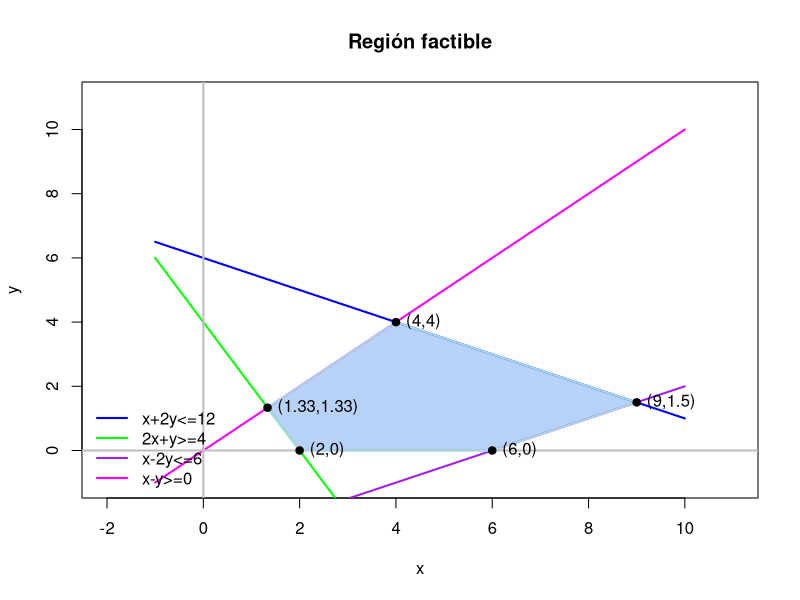

R code for this plot:
#---- Preparacion del entorno ----
rm(list = ls())
graphics.off()
cat("\014")
#---- Planteamiento ----
# Supongamos se quiere encontrar la región determinada por las rectas:
# x+2y<= 12 -> y<=(12-x)/2
# 2x+y >= 4 -> y>=4-2x
# x-2y<= 6 -> y>=(x-6)/2
# x-y >= 0 -> y<=x
#---- Definimos el intervalo de graficacion ----
a <- -1
b <- 10
paso <- 0.1
x <- seq(a,b,paso);
#---- Generacion de las rectas ----
#---- Primer Recta ----
y1 <- (12-x)/2
y2 <- 4-2*x
y3 <-(x-6)/2
y4 <- x
#---- Generamos la ventana de graficacion ----
maximo <- max(y1,y2,y3,y4)
minimo <- min(y1,y2,y3,y4)
plot(NA, 
     xlim = c(a-1, b+1), 
     ylim = c(-1, maximo+1),
     xlab = "x", ylab = "y",
     main = "Región factible")
#---- Se agregan las rectas ----
lines(x, y1, lwd=2,col= "blue")
lines(x, y2, lwd=2,col= "green")
lines(x, y3, lwd=2,col= "purple")
lines(x, y4, lwd=2,col= "magenta")
abline(h=0,lty=1,col="gray",lwd=2)
abline(v=0,lty=1,col="gray",lwd=2)
legend("bottomleft",
       legend = c("x+2y<=12",
                  "2x+y>=4",
                  "x-2y<=6",
                  "x-y>=0"),
       col= c("blue","green","purple","magenta"),
       lwd = 2, bty = "n")
#---- Determinemos los vertices ----

v1 <- c(2,0)
# L2 con L4
A1 <- matrix(c(2,1,
               1,-1),2,byrow=TRUE)
b1 <- c(4,0)
v2 <- solve(A1,b1)

# L1 con L4
A2 <- matrix(c(1,2,
               1,-1),2,byrow=TRUE)
b2 <- c(12,0)
v3 <- solve(A2,b2)

# L1 con L3
A3 <- matrix(c(1,2,
               1,-2),2,byrow=TRUE)
b3 <- c(12,6)
v4 <- solve(A3,b3)
v5 <- c(6,0)

vx <- c(v1[1], v2[1], v3[1], v4[1],v5[1])
vy <- c(v1[2],v2[2], v3[2], v4[2],v5[2])

polygon(vx, vy,
        col = rgb(0.2,0.5,0.9,0.35),
        border = "lightblue",
        lwd = 2)

points(vx, vy, pch=19)

text(vx, vy,
     labels = paste0("(", round(vx,2), ",", round(vy,2), ")"),
     pos = 4)
